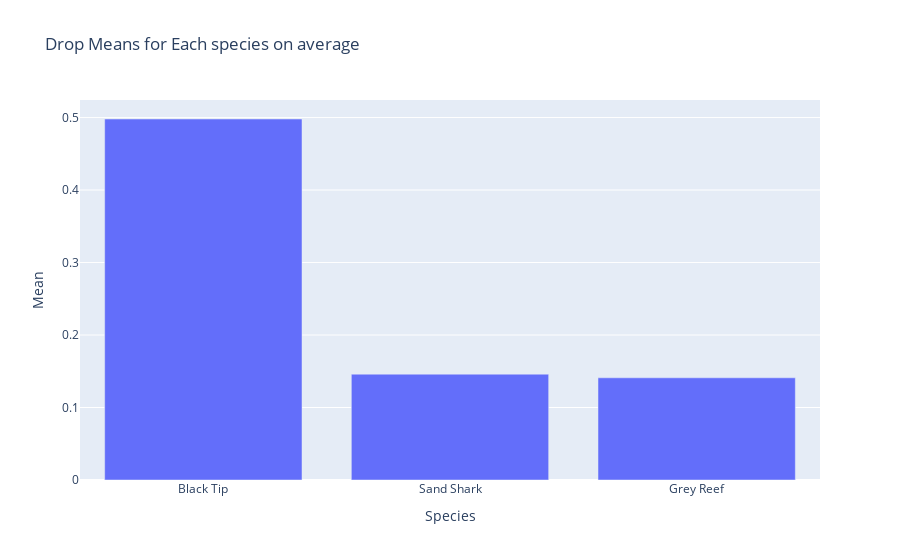

Here is the notebook cell this chart was saved with:
### Code cell
All_Sharks_drops = drops[["All_GR","All_BT","All_SS"]]
All_Sharks_drops["All_GR"] = All_Sharks_drops["All_GR"] / 5
All_Sharks_drops["All_BT"] = All_Sharks_drops["All_BT"] / 5
All_Sharks_drops["All_SS"] = All_Sharks_drops["All_SS"] / 2
All_Sharks_drops.columns = ["Grey Reef","Black Tip","Sand Shark"]
drop_means = pd.DataFrame(round(All_Sharks_drops.mean(), 3)).reset_index()
drop_means.columns = ["Species","Mean"]
drop_means = drop_means.sort_values(by = "Mean", ascending = False)
drop_means
px.bar(drop_means, x = "Species", y = "Mean", title = "Drop Means for Each species on average")

### Figure 1 — Plotly figure (JSON) as saved in the notebook; plotly's stock layout.template omitted (floating-point values rounded to 4 significant figures)
{"data": [{"alignmentgroup": "True", "hovertemplate": "Species=%{x}<br>Mean=%{y}<extra></extra>", "legendgroup": "", "marker": {"color": "#636efa"}, "name": "", "offsetgroup": "", "orientation": "v", "showlegend": false, "textposition": "auto", "type": "bar", "x": ["Black Tip", "Sand Shark", "Grey Reef"], "xaxis": "x", "y": [0.498, 0.146, 0.141], "yaxis": "y"}], "layout": {"barmode": "relative", "legend": {"tracegroupgap": 0}, "title": {"text": "Drop Means for Each species on average"}, "xaxis": {"anchor": "y", "domain": [0, 1], "title": {"text": "Species"}}, "yaxis": {"anchor": "x", "domain": [0, 1], "title": {"text": "Mean"}}}}
